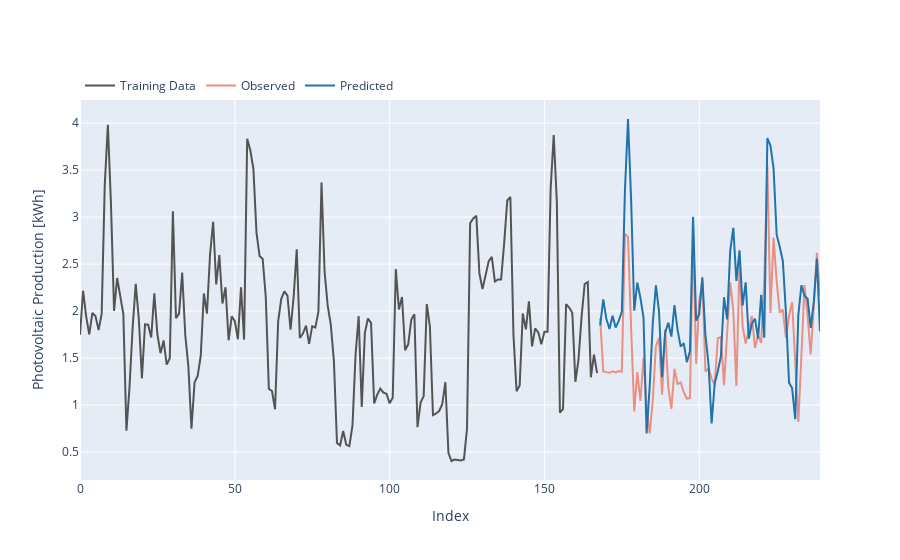

Source (notebook cell):
### Code cell
fig = go.Figure()

# fig.add_trace(go.Scatter(x=list(np.arange(start=WEEK, stop=WEEK + VALIDATION_RANGE)) + list(np.arange(start=WEEK, stop=WEEK + VALIDATION_RANGE))[::-1],
#                          y=list(prediction + epsilon) + list(prediction - epsilon)[::-1], # upper, then lower reversed
#                          fill='toself',
#                          fillcolor='rgba(0,100,80,0.2)',
#                          line=dict(color='rgba(255,255,255,0)'),
#                          hoverinfo="skip",
#                          showlegend=False
#                          ))

# fig.add_trace(go.Scatter(x=np.arange(start=0, stop=WEEK),
#                          y=pred_test,
#                          name='Training Data [Prediction]',
#                          mode='lines',
#                          line=dict(color='rgb(84, 0, 84)')))

fig.add_trace(go.Scatter(x=np.arange(start=WEEK-WEEK, stop=WEEK),
                         y=DATA[WEEK-WEEK:WEEK],
                         name='Training Data',
                         mode='lines',
                         line=dict(color='rgb(84, 84, 84)')))

fig.add_trace(go.Scatter(x=np.arange(start=WEEK, stop=WEEK + VALIDATION_RANGE),
                         y=actual,
                         name='Observed',
                         mode='lines',
                         line=dict(color='rgb(234,143,129)')))

fig.add_trace(go.Scatter(x=np.arange(start=WEEK, stop=WEEK + VALIDATION_RANGE),
                         y=prediction,
                         name='Predicted',
                         mode='lines',
                         line=dict(color='rgb(32,115,171)')))

fig.update_layout(
    xaxis_title="Index",
    yaxis_title="Photovoltaic Production [kWh]",
    legend=dict(orientation="h",
                yanchor="bottom",
                y=1,
                xanchor="left",
                x=0))

fig.show()

### Figure 1 — Plotly figure (JSON) as saved in the notebook; plotly's stock layout.template omitted (floating-point values rounded to 4 significant figures; data arrays with more than 128 entries replaced by an {"elided": "..."} marker saying what was removed)
{"data": [{"line": {"color": "rgb(84, 84, 84)"}, "mode": "lines", "name": "Training Data", "x": {"elided": "168 int values"}, "y": {"elided": "168 float values"}, "type": "scatter"}, {"line": {"color": "rgb(234,143,129)"}, "mode": "lines", "name": "Observed", "x": [168, 169, 170, 171, 172, 173, 174, 175, 176, 177, 178, 179, 180, 181, 182, 183, 184, 185, 186, 187, 188, 189, 190, 191, 192, 193, 194, 195, 196, 197, 198, 199, 200, 201, 202, 203, 204, 205, 206, 207, 208, 209, 210, 211, 212, 213, 214, 215, 216, 217, 218, 219, 220, 221, 222, 223, 224, 225, 226, 227, 228, 229, 230, 231, 232, 233, 234, 235, 236, 237, 238, 239], "y": [1.924, 1.358, 1.35, 1.343, 1.359, 1.347, 1.361, 1.355, 2.824, 2.79, 1.82, 0.9325, 1.351, 1.045, 1.502, 0.9786, 0.6978, 1.052, 1.625, 1.715, 1.11, 1.807, 1.19, 0.9578, 1.384, 1.224, 1.241, 1.137, 1.067, 1.076, 2.862, 1.438, 2.113, 2.311, 1.355, 1.391, 1.281, 1.216, 1.711, 1.722, 1.211, 1.722, 2.306, 2.005, 1.202, 2.515, 1.843, 1.653, 1.811, 1.948, 1.608, 1.739, 1.662, 2.334, 3.55, 1.979, 2.781, 2.321, 1.98, 2.015, 1.714, 1.949, 2.096, 1.468, 0.8196, 1.526, 2.276, 1.943, 1.54, 2.05, 2.621, 2.17], "type": "scatter"}, {"line": {"color": "rgb(32,115,171)"}, "mode": "lines", "name": "Predicted", "x": [168, 169, 170, 171, 172, 173, 174, 175, 176, 177, 178, 179, 180, 181, 182, 183, 184, 185, 186, 187, 188, 189, 190, 191, 192, 193, 194, 195, 196, 197, 198, 199, 200, 201, 202, 203, 204, 205, 206, 207, 208, 209, 210, 211, 212, 213, 214, 215, 216, 217, 218, 219, 220, 221, 222, 223, 224, 225, 226, 227, 228, 229, 230, 231, 232, 233, 234, 235, 236, 237, 238, 239], "y": [1.847, 2.124, 1.918, 1.809, 1.95, 1.824, 1.896, 1.991, 3.287, 4.045, 3.184, 2.004, 2.302, 2.139, 1.93, 0.6968, 1.201, 1.876, 2.273, 2.0, 1.295, 1.773, 1.875, 1.728, 2.065, 1.8, 1.621, 1.659, 1.456, 1.575, 3.002, 1.898, 1.966, 2.36, 1.741, 1.434, 0.8036, 1.231, 1.359, 1.52, 2.147, 1.911, 2.641, 2.887, 2.321, 2.646, 2.058, 2.306, 1.705, 1.867, 1.919, 1.709, 2.174, 1.716, 3.842, 3.762, 3.52, 2.813, 2.683, 2.534, 1.982, 1.237, 1.177, 0.8483, 1.96, 2.275, 2.162, 2.131, 1.821, 2.1, 2.559, 1.784], "type": "scatter"}], "layout": {"legend": {"orientation": "h", "yanchor": "bottom", "y": 1, "xanchor": "left", "x": 0}, "xaxis": {"title": {"text": "Index"}}, "yaxis": {"title": {"text": "Photovoltaic Production [kWh]"}}}}
